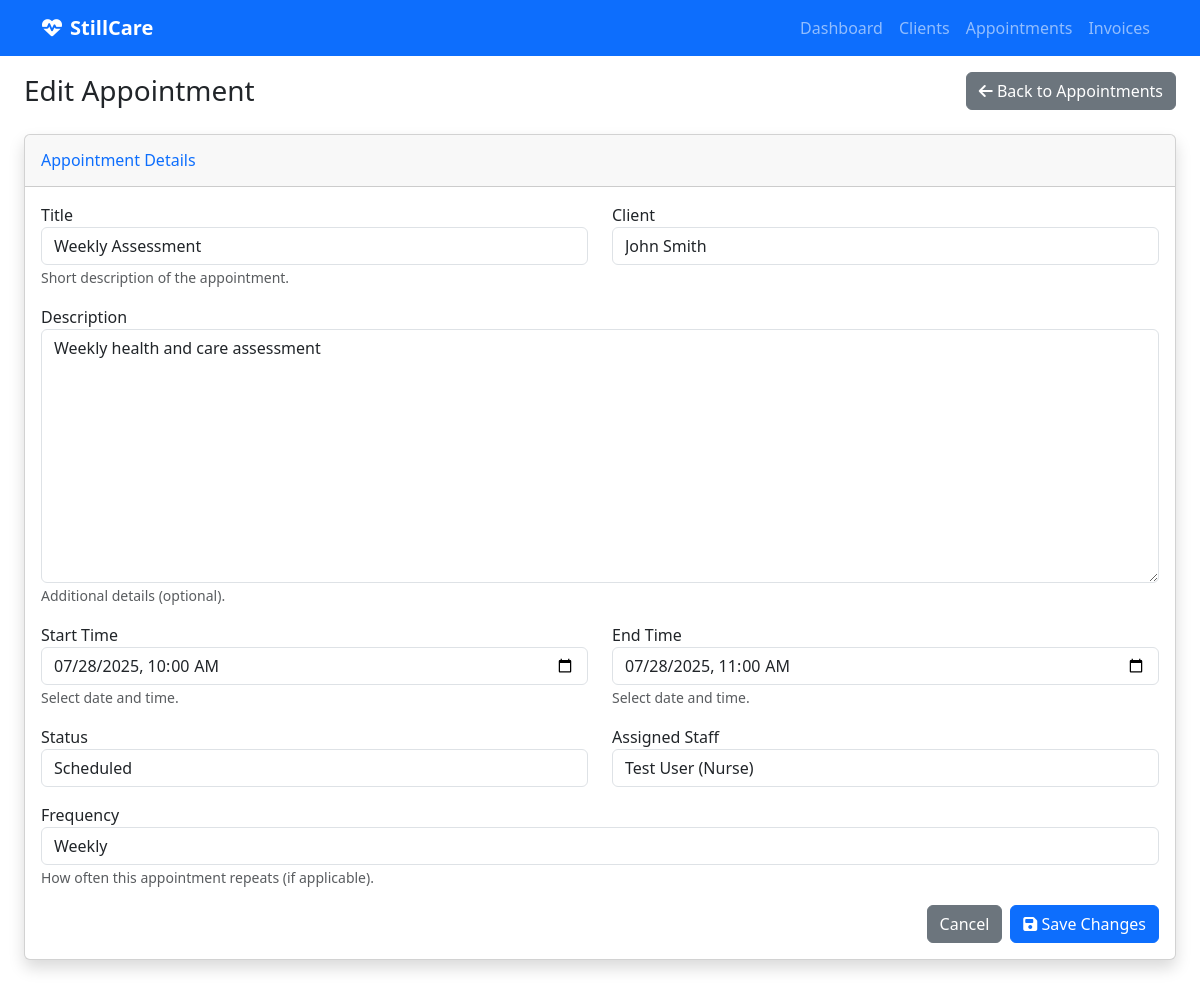
Page /appointments/5/edit/ on the committed database.
### appointment_management/models.py (models this page shows, shortened)
class Appointment(models.Model):
    FREQUENCY_CHOICES = [
        ('daily', 'Daily'),
        ('weekly', 'Weekly'),
        ('monthly', 'Monthly'),
    ]
    title = models.CharField(max_length=200)
    description = models.TextField(blank=True, null=True)
    start_time = models.DateTimeField(help_text="When the appointment/visit should start")
    end_time = models.DateTimeField(help_text="When the appointment/visit should end")
    status = models.CharField(max_length=50, choices=[
        ('scheduled', 'Scheduled'),
        ('completed', 'Completed'),
        ('cancelled', 'Cancelled'),
        ('no_show', 'No Show'),
    ], default='scheduled')
    client = models.ForeignKey(
        'client_management.Client',
        on_delete=models.CASCADE,
        related_name='appointments',
        help_text="The client this appointment is for"
    )
    frequency = models.CharField(
        max_length=20,
        choices=FREQUENCY_CHOICES,
        blank=True,
        null=True,
        help_text="How often this appointment repeats"
    )
    assigned_staff = models.ForeignKey(settings.AUTH_USER_MODEL, on_delete=models.PROTECT, null=False, blank=False, related_name='appointments', help_text="Staff member assigned to this appointment")
    created_at = models.DateTimeField(auto_now_add=True)
    updated_at = models.DateTimeField(auto_now=True)
    class Meta:
        verbose_name = "Appointment"
        verbose_name_plural = "Appointments"
    VISIT_STATUS_CHOICES = [
        ('scheduled', 'Scheduled'),
        ('in_progress', 'In Progress'),
        ('completed', 'Completed'),
        ('cancelled', 'Cancelled'),
    ]
    status = models.CharField(
        max_length=20,
        choices=VISIT_STATUS_CHOICES,
        default='scheduled'
    )
    actual_start_time = models.DateTimeField(blank=True, null=True)
    actual_end_time = models.DateTimeField(blank=True, null=True)
    checklist_items = models.JSONField(
        default=list,
        help_text="List of checklist items from the client's care plan"
    )

### care_backend/views.py (the view)
# urls.py: path('appointments/<int:appointment_id>/edit/', views.appointment_edit, name='appointment_edit'),
def appointment_edit(request, appointment_id):
    appointment = get_object_or_404(Appointment, id=appointment_id)
    if request.method == 'POST':
        form = AppointmentForm(request.POST, instance=appointment)
        if form.is_valid():
            form.save()
            messages.success(request, 'Appointment updated successfully!')
            return redirect('appointment_list')
        else:
            messages.error(request, 'Please correct the errors below.')
    else:
        form = AppointmentForm(instance=appointment)
    context = {
        'form': form,
        'appointment': appointment,
    }
    return render(request, 'appointments/edit.html', context)

### appointment_management/forms.py (shortened to what this page needs)
class AppointmentForm(forms.ModelForm):
    class Meta:
        model = Appointment
        fields = '__all__'
        widgets = {
            'start_time': forms.DateTimeInput(attrs={'type': 'datetime-local', 'class': 'form-control'}),
            'end_time': forms.DateTimeInput(attrs={'type': 'datetime-local', 'class': 'form-control'}),
            'assigned_staff': forms.Select(attrs={'class': 'form-control'}),
        }

### authentication/models.py (called while the page is built)
    def __str__(self):
        return f"{self.get_full_name()} ({self.get_role_display()})"

### client_management/models.py (called while the page is built)
    def __str__(self):
        return f"{self.first_name} {self.last_name}"

### templates/appointments/edit.html (shortened to what this page needs)
{% extends 'base.html' %}
{% load widget_tweaks %}
{% block content %}
<div class="container-fluid">
    <div class="d-flex justify-content-between align-items-center mb-4">
        <h1 class="h3 mb-0 text-gray-800">Edit Appointment</h1>
        <a href="{% url 'appointment_list' %}" class="btn btn-secondary">
            <i class="fas fa-arrow-left"></i> Back to Appointments
        </a>
    </div>
    <div class="card shadow mb-4">
        <div class="card-header py-3">
            <h6 class="m-0 font-weight-bold text-primary">Appointment Details</h6>
        </div>
        <div class="card-body">
            <form method="post">
                <div class="row">
                    <div class="col-md-6 mb-3">
                        <label for="{{ form.title.id_for_label }}">Title</label>
                        {{ form.title|add_class:'form-control' }}
                        <small class="form-text text-muted">Short description of the appointment.</small>
                    </div>
                    <div class="col-md-6 mb-3">
                        <label for="{{ form.client.id_for_label }}">Client</label>
                        {{ form.client|add_class:'form-control' }}
                    </div>
                </div>
                <div class="mb-3">
                    <label for="{{ form.description.id_for_label }}">Description</label>
                    {{ form.description|add_class:'form-control' }}
                    <small class="form-text text-muted">Additional details (optional).</small>
                </div>
                <div class="row">
                    <div class="col-md-6 mb-3">
                        <label for="{{ form.start_time.id_for_label }}">Start Time</label>
                        {{ form.start_time }}
                        <small class="form-text text-muted">Select date and time.</small>
                    </div>
                    <div class="col-md-6 mb-3">
                        <label for="{{ form.end_time.id_for_label }}">End Time</label>
                        {{ form.end_time }}
                        <small class="form-text text-muted">Select date and time.</small>
                    </div>
                </div>
                <div class="row">
                    <div class="col-md-6 mb-3">
                        <label for="{{ form.status.id_for_label }}">Status</label>
                        {{ form.status|add_class:'form-control' }}
                    </div>
                    <div class="col-md-6 mb-3">
                        <label for="{{ form.assigned_staff.id_for_label }}">Assigned Staff</label>
                        {{ form.assigned_staff|add_class:'form-control' }}
                    </div>
                </div>
                <div class="mb-3">
                    <label for="{{ form.frequency.id_for_label }}">Frequency</label>
                    {{ form.frequency|add_class:'form-control' }}
                    <small class="form-text text-muted">How often this appointment repeats (if applicable).</small>
                </div>
                <div class="d-flex justify-content-end gap-2">
                    <a href="{% url 'appointment_list' %}" class="btn btn-secondary">Cancel</a>
                    <button type="submit" class="btn btn-primary">
                        <i class="fas fa-save"></i> Save Changes
                    </button>
                </div>
            </form>
        </div>
    </div>
</div>
{% endblock %}

### rows in the picture
Appointment: title "Weekly Assessment", client "John Smith", description "Weekly health and care assessment", start_time "07/28/2025 10:00", end_time "07/28/2025 11:00", status "Scheduled", assigned_staff "Test User (Nurse)", frequency "Weekly"
